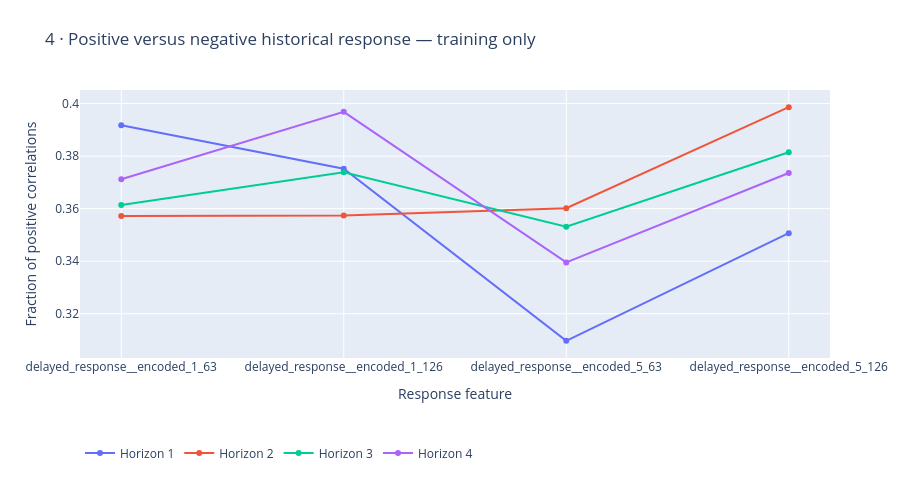

Write notebook code for a chart like this one.
### Markdown cell above
## Allow response direction to change

A positive correlation can indicate continuation; a negative one can indicate reversal. These descriptive training fractions are not causal explanations or a new validation score.

### Code cell
figures[3].show()

### Figure 1 — Plotly figure (JSON) as saved in the notebook; plotly's stock layout.template omitted (floating-point values rounded to 4 significant figures)
{"data": [{"mode": "lines+markers", "name": "Horizon 1", "type": "scatter", "x": ["delayed_response__encoded_1_63", "delayed_response__encoded_1_126", "delayed_response__encoded_5_63", "delayed_response__encoded_5_126"], "y": [0.3918, 0.3752, 0.3097, 0.3507]}, {"mode": "lines+markers", "name": "Horizon 2", "type": "scatter", "x": ["delayed_response__encoded_1_63", "delayed_response__encoded_1_126", "delayed_response__encoded_5_63", "delayed_response__encoded_5_126"], "y": [0.3572, 0.3574, 0.3602, 0.3986]}, {"mode": "lines+markers", "name": "Horizon 3", "type": "scatter", "x": ["delayed_response__encoded_1_63", "delayed_response__encoded_1_126", "delayed_response__encoded_5_63", "delayed_response__encoded_5_126"], "y": [0.3614, 0.3738, 0.3531, 0.3815]}, {"mode": "lines+markers", "name": "Horizon 4", "type": "scatter", "x": ["delayed_response__encoded_1_63", "delayed_response__encoded_1_126", "delayed_response__encoded_5_63", "delayed_response__encoded_5_126"], "y": [0.3712, 0.3969, 0.3395, 0.3736]}], "layout": {"height": 480, "legend": {"orientation": "h", "y": -0.3}, "margin": {"b": 100, "l": 80, "r": 35, "t": 90}, "title": {"text": "4 · Positive versus negative historical response — training only"}, "xaxis": {"title": {"text": "Response feature"}}, "yaxis": {"title": {"text": "Fraction of positive correlations"}}}}
